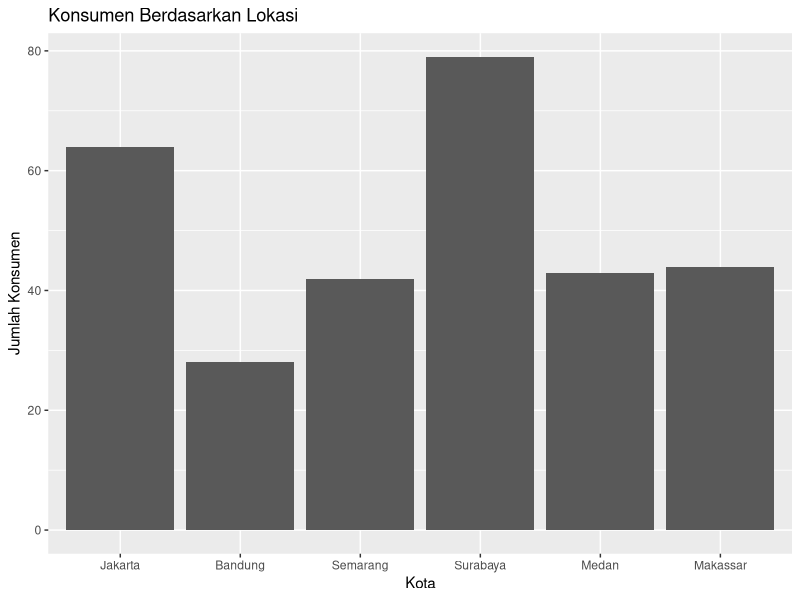
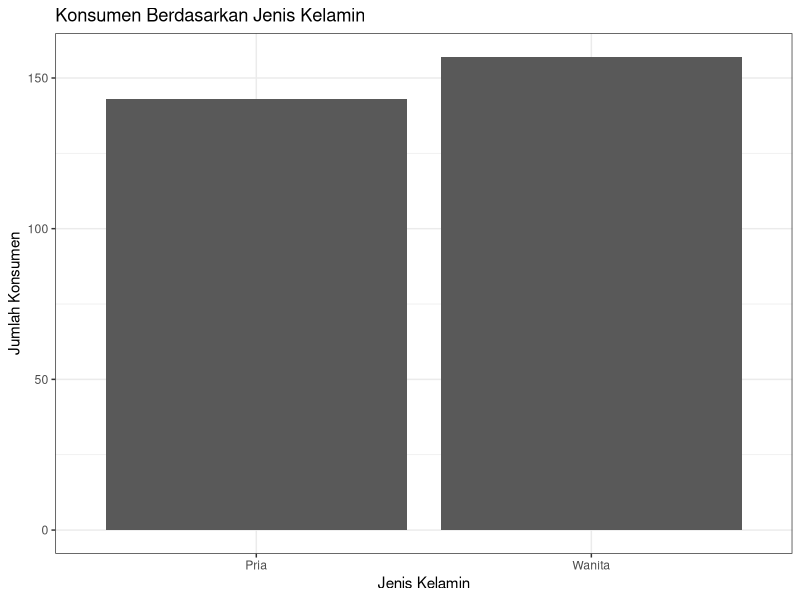
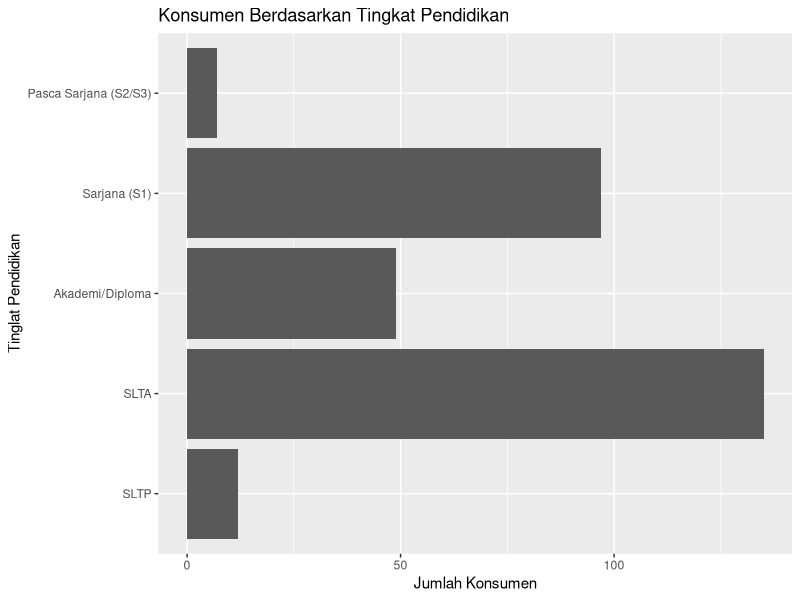
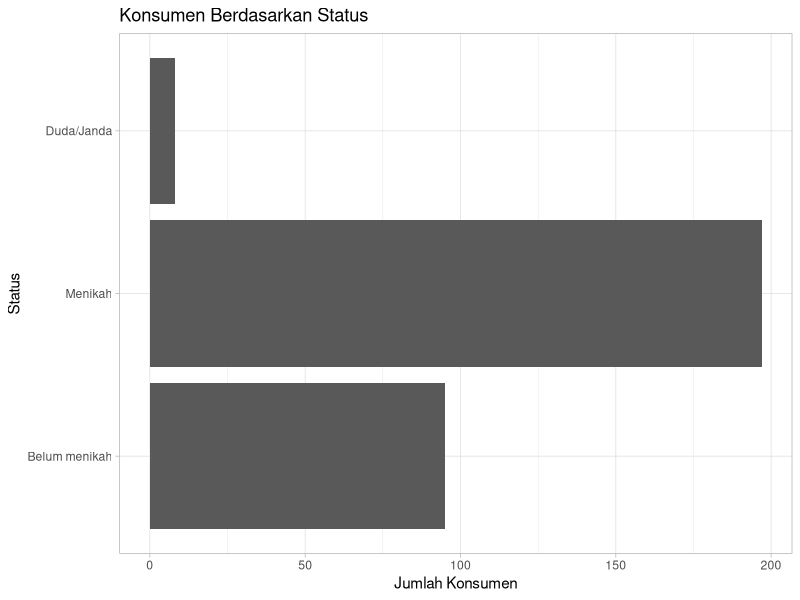
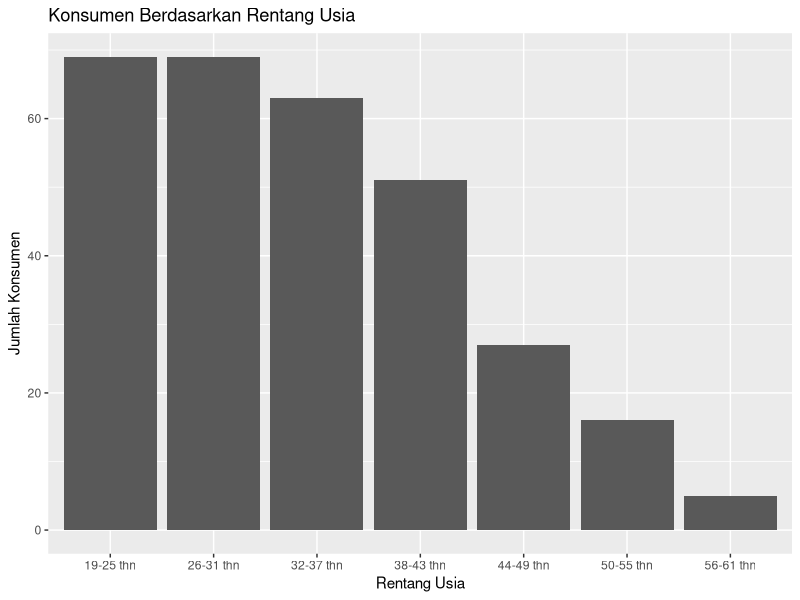
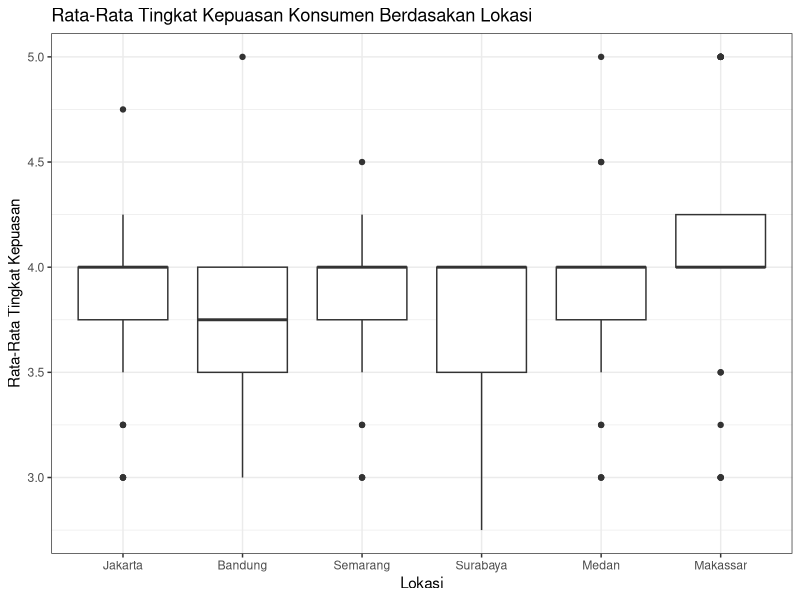

Reproduce these figures in R, in order.
library(haven)
dataset1 <- read_sav("dataset_ .sav")
View(dataset1)
dataset1
str(dataset1)

# 1.Data wrangling and manipulating demography data
library(dplyr)
demography1 <- select(dataset1, kota, usiar, sex, didik, status)
demography1 <- as.data.frame(demography1)

# a. mengubah data menjadi character
demography1
unique(demography1$kota)
demography1$kota <- factor(demography1$kota,levels =c(1,2,3,4,5,6,7,8), labels = c("Jakarta", "Bandung", "Semarang", "Surabaya", "Palembang", "Medan", "Makassar","Banjarmasin"))
unique(demography1$usiar)
demography1$usiar<-factor(demography1$usiar, level = c(1,2,3,4,5,6,7), labels = c("19-25 thn", "26-31 thn", "32-37 thn", "38-43 thn", "44-49 thn", "50-55 thn", "56-61 thn"))
unique(demography1$sex)
demography1$sex<-factor(demography1$sex, level = c(1,2), labels = c("Pria", "Wanita"))
unique(demography1$didik)
demography1$didik<-factor(demography1$didik, level = c(1,2,3,4,5,6), labels = c("SD", "SLTP", "SLTA", "Akademi/Diploma", "Sarjana (S1)", "Pasca Sarjana (S2/S3)"))
unique(demography1$status)
demography1$status<-factor(demography1$status, level = c(1,2,3), labels = c("Belum menikah", "Menikah", "Duda/Janda"))
dim(demography1)
sum(is.na(demography1))

# b. demography data visualization
library(ggplot2)
table(demography1$kota)
kota <- ggplot(demography1, aes(kota))
kota_asal <- kota + geom_bar() + labs(x = "Kota", y = "Jumlah Konsumen" , title = "Konsumen Berdasarkan Lokasi")
kota_asal

table(demography1$sex)
sex <- ggplot(demography1, aes(sex))
sex <- sex + geom_bar() + theme_bw() + 
  labs(x = "Jenis Kelamin", y = "Jumlah Konsumen" , title = "Konsumen Berdasarkan Jenis Kelamin")
sex  

table(demography1$didik)
didik <- ggplot(demography1, aes(didik))
didik <- didik + geom_bar() +coord_flip()+
  labs(x = "Tinglat Pendidikan" , y = "Jumlah Konsumen", title = "Konsumen Berdasarkan Tingkat Pendidikan")
didik

table(demography1$status)
status <- ggplot(demography1, aes(status))
status <- status + geom_bar() + theme_light() + coord_flip() +
  labs(x = "Status" , y = "Jumlah Konsumen", title = "Konsumen Berdasarkan Status")
status

table(demography1$usiar)
usia <-ggplot(demography1, aes(usiar))
usia <- usia + geom_bar() + labs(x = "Rentang Usia" , y = "Jumlah Konsumen", title = "Konsumen Berdasarkan Rentang Usia")
usia


# 2.Uji Validasi dan Reliabilitas pada Kepuasan Konsumen
# a. dataset kepuasan konsumen
puas1 <- select(dataset1, puas_all, puas_lay, puas_kua, puas_pri)
puas1 <- as.data.frame(puas1)
puas1
str(puas1)

# b. mengubah dataset menjadi numeric
puas1$puas_all <- as.numeric(as_factor(puas1$puas_all))
puas1$puas_kua <- as.numeric(as_factor(puas1$puas_kua))
puas1$puas_lay <- as.numeric(as_factor(puas1$puas_lay))
puas1$puas_pri <- as.numeric(as_factor(puas1$puas_pri))
str(puas1)

# c.uji validasi dan reliabilitas
#   uji validasi menggunakan data correlation
cor(puas1)

#   uji reliabilitas
library(psych)
psych::alpha(puas1)


# 3. Tingkat Kepuasan Konsumen Berdasarkan Lokasi
# a. membuat dataset tingkat kepuasan konsumen berdasarkan lokasi
dataset2 <- cbind(demography1, puas1)
dataset2
dataset2$avg_puas <- apply(dataset2[6:9],1, mean)
dataset3 <- select(dataset2, kota, avg_puas)
head(dataset3)

# b. boxplot
puas_kota <- ggplot(dataset3, aes(kota, avg_puas))
puas_kota <- puas_kota + geom_boxplot() + theme_bw() +
  labs(x = "Lokasi" , y = "Rata-Rata Tingkat Kepuasan", title = "Rata-Rata Tingkat Kepuasan Konsumen Berdasakan Lokasi")
puas_kota
  
# c. distribusi rata-rata
dataset3%>%
  group_by(kota)%>%
  summarise(mean_puas = mean(avg_puas))%>%
  arrange(mean_puas)

# d. ANOVA model
dataset3%>%
  aov(avg_puas~kota, data=.)%>%
  summary()

aov_model <- dataset3%>%
  aov(avg_puas~kota, data= . )

# e. TukeyHSD testing
dataset3%>%
  aov(avg_puas~kota, data=.)%>%
  TukeyHSD()
